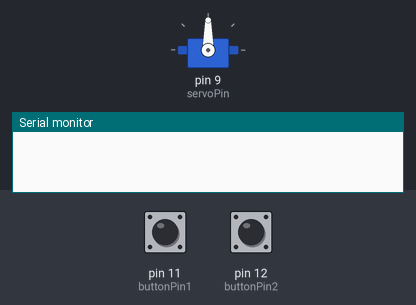
The sketch below on a simulated Arduino Uno, built with avr-gcc and run on an emulated ATmega328P. Parts: servo, the last lines printed to the serial monitor. The inputs (shaded band) are chosen by the test bench; at power-on: pin 11 (buttonPin1) LOW, pin 12 (buttonPin2) LOW.

Above: at 1.2 s.
1.3 s: pin 11 (buttonPin1) pulled HIGH for 1 s
3.8 s: pin 12 (buttonPin2) pulled HIGH for 3.2 s
At 8.2 s:
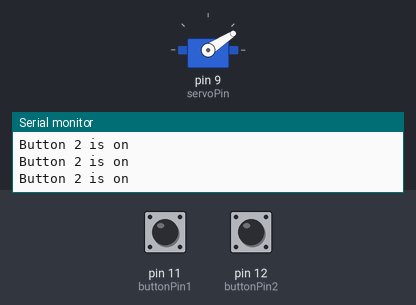
8.5 s: pin 11 (buttonPin1) pulled HIGH for 0.15 s
10.1 s: pin 12 (buttonPin2) pulled HIGH for 0.15 s
At 11.2 s:
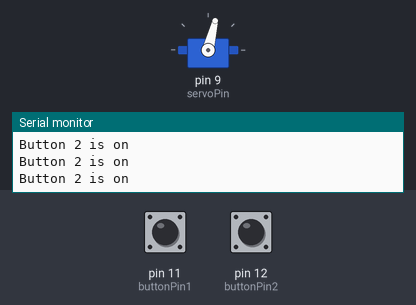
11.7 s: pin 12 (buttonPin2) driven HIGH
At 14.1 s:
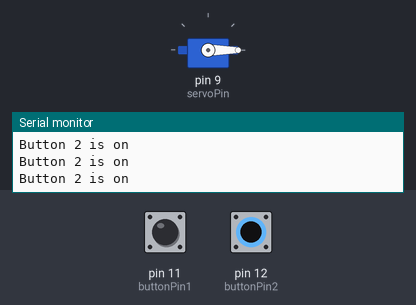
Timing chart, 0 to 15.6 s (numbered marks = the images above; inputs shaded):
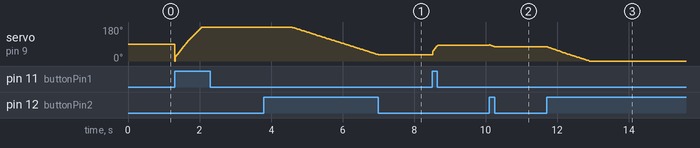

Measured:
- after the input at 3.8 s, servo on pin 9 (servoPin): moves from 180° to 33° over 2.4 s, starting after 0.76 s
- after the input at 10.1 s, servo on pin 9 (servoPin): 84° → 76° at once
- after the input at 11.7 s, servo on pin 9 (servoPin): moves from 76° to 0° over 1.2 s, starting at once

The sketch:

TwoButtonServo.ino
```cpp
#include <Servo.h>

Servo myservo;

int potpin = 0;
int val = 0;
const int buttonPin1 = 11;
const int buttonPin2 = 12;
int servoPin = 9;
int buttonState1 = 0;
int buttonState2 = 0;

void setup() {
  Serial.begin(9600);
  myservo.attach(servoPin);
  pinMode(buttonPin1, INPUT);
  pinMode(buttonPin2, INPUT);

}

void loop() {
  buttonState1 = digitalRead(buttonPin1);
  buttonState2 = digitalRead(buttonPin2);

  if (buttonState1 == HIGH) {
    Serial.println(val);
    myservo.write(val++);

  }
  if (buttonState2 == HIGH) {
    Serial.println("Button 2 is on");
    myservo.write(val--);
    delay(15);

  }
}
```
